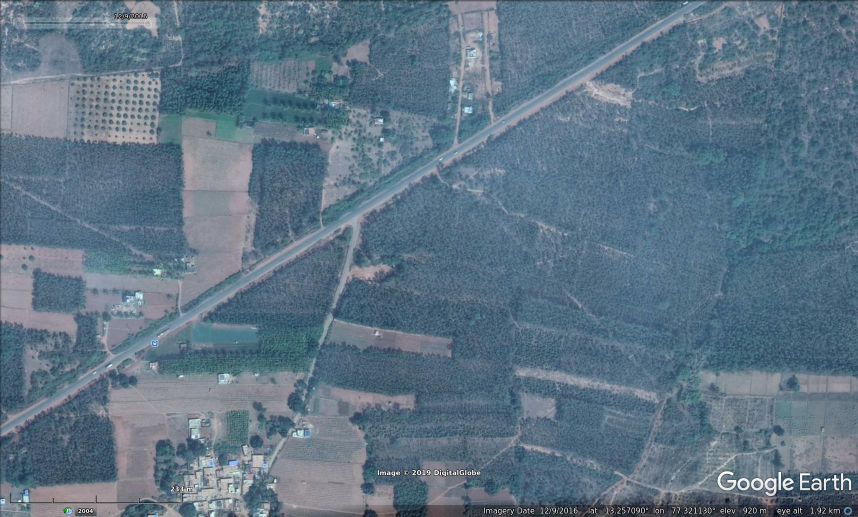
#> input picture scripts/images/13.25708991,77.32113037_2.jpg, 1716 x 1034 px (shown at 1/2 size); its folder holds 2 pictures in this run
$ python data_preparation.py
#> lines starting #> are read from the running program, lines starting #| are printed output that depends on the picture
import cv2
import numpy as np
import matplotlib.pyplot as plt
import os
import sys
import shutil

class Dataset:
    '''
    Dataset class

    This class is for loading dataset and preparation. Aims to make work easier, for dividing images to cloud and non-cloud folders.

    Usage
    =============
    ds = Dataset(folder="images/") # Note the compulsory '/' after path
    # To show 2 images as samples
    ds.show_samples()
    # To save images to cloud and non-cloud folder
    ds.show()

    Parameters
    ==============
    1. folder: (default="images/"), type=str

    Functions
    ==============
    1. read_images()
        Reads images into a list: self.images
    2. show_samples()
        Shows 2 images samples as matplotlib subplot
    3. show()
        Shows images one by one, press C/c to save to cloud folder and N/n to save to non-cloud folder.

    TODO
    ==============
    1. Make data preparation function

    '''
    def __init__(self, folder="images/"):
        self.path = folder
        self.files = [x for x in os.listdir(self.path) if x.endswith('.jpg') or x.endswith('.jpeg') or x.endswith('.png')]
        self.images = []

    def read_images(self):
        '''
        This function reads images from the folder path, and saves to a list (self.images)

        Parameters
        ==============
        None

        Returns
        ==============
        None
        '''

        # Iterate through all the files
        for file in self.files:
            file = self.path + file

            # Read Image
            img = cv2.imread(file, 1)
#> img is the input picture: shape (1034, 1716, 3); mean B, G, R 133, 116.1, 94.6

            if(img is None):
                print("Error reading file: {}, skipping...".format(file))
                continue

            # Append to the list
            self.images.append(img)

        print("Finished reading {} images".format(len(self.images)))
#| Finished reading 2 images

    def show_samples(self):
        '''
        This function shows 2 images as samples using matplotlib subplot.

        Parameters
        ==============
        None

        Returns
        ==============
        None
        '''

        # Call read images function
        self.read_images()

        # Make a subplot and plot both images
        fig, axs = plt.subplots(2)
        axs[0].axis("off")
        axs[1].axis("off")
        axs[0].imshow(cv2.cvtColor(self.images[0], cv2.COLOR_BGR2RGB))
        axs[1].imshow(cv2.cvtColor(self.images[1], cv2.COLOR_BGR2RGB))
        plt.show()
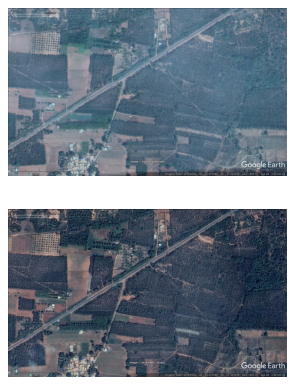
#> figure drawn by matplotlib, 2 panels

    def show(self):
        '''
        Shows all images one by one.
        Press c/C to save to cloud folder.
        Press n/N to save to non-cloud folder.

        Folders saved to: <folder_path>/cloud and <folder_path>/non-cloud

        For default case: images/cloud and images/non-cloud
        '''

        # Create sub-folders if they don't exist
        for folders in ["cloud", "non-cloud"]:
            if(os.path.exists(self.path + folders) is False):
                os.makedirs(self.path + folders)

        for index, img in enumerate(self.images):
            cv2.imshow("Image", img)
            k = cv2.waitKey(0)
            if(k == ord('C') or k == ord('c')):
                shutil.copyfile(self.path + self.files[index], self.path + "cloud/" + self.files[index])
            elif(k == ord('n') or k == ord('N')):
                shutil.copyfile(self.path + self.files[index], self.path + "/non-cloud/" + self.files[index])
            cv2.destroyAllWindows()
            print("Index: {} finished of {}".format(index+1, len(self.images)))
#> this loop made 2 passes; (key Esc is pressed on pass 1)
#| Index: 1 finished of 2
#| Index: 2 finished of 2

if __name__ == "__main__":
    ds = Dataset("images/")
    ds.show_samples()
    ds.show()
